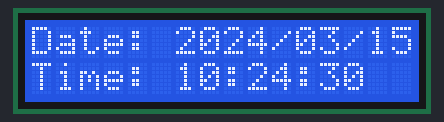
Bench run of a sketch on a simulated Arduino Uno, built with avr-gcc and run on an emulated ATmega328P. On the bench: 16×2 character LCD. The local clock reads 2024-03-15 10:24:30 at power-on unless the sketch sets it.

Above: at 0.1 s.
At 4.3 s:
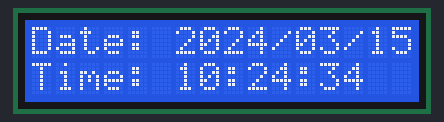
At 9.4 s:
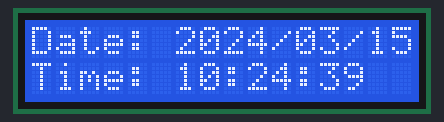
At 18.7 s:
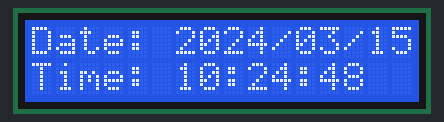
At 28.0 s:
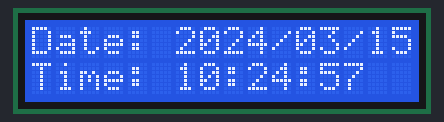
At 38.3 s:
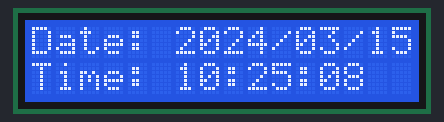

Measured:
- what the display in image 1 shows lasts 1.1 s, from 4.2 s to 5.3 s

The sketch:

Experiment2.ino
```cpp
#include <Wire.h>
#include <RTClib.h>
#include <LiquidCrystal_I2C.h>

LiquidCrystal_I2C lcd(0x27, 16, 2);

RTC_DS3231 rtc;

void setup() {
  Serial.begin(115200);

  Wire.begin();
  lcd.init();
  lcd.backlight();

  if (!rtc.begin()) {
    lcd.setCursor(0, 0);
    lcd.print("RTC Not Found!");
    Serial.println("Couldn't find RTC module.");
    while (1);
  }

  if (rtc.lostPower()) {
    Serial.println("RTC lost power, setting time to compile time...");

    rtc.adjust(DateTime(F(__DATE__), F(__TIME__)));
  }
}

void loop() {

  DateTime now = rtc.now();

  lcd.setCursor(0, 0);
  lcd.print("Date: ");
  lcd.print(now.year(), DEC);
  lcd.print('/');
  if (now.month() < 10) lcd.print('0');
  lcd.print(now.month(), DEC);
  lcd.print('/');
  if (now.day() < 10) lcd.print('0');
  lcd.print(now.day(), DEC);

  lcd.setCursor(0, 1);
  lcd.print("Time: ");
  if (now.hour() < 10) lcd.print('0');
  lcd.print(now.hour(), DEC);
  lcd.print(':');
  if (now.minute() < 10) lcd.print('0');
  lcd.print(now.minute(), DEC);
  lcd.print(':');
  if (now.second() < 10) lcd.print('0');
  lcd.print(now.second(), DEC);

  delay(1000);
}
```
